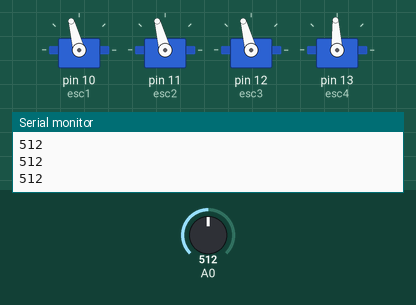
Simulated run of this sketch. Board: Arduino Uno, built with avr-gcc and run on an emulated ATmega328P. On the bench: 4 × servo, the last lines printed to the serial monitor. The inputs (shaded band) are chosen by the test bench; at power-on: A0 = 512.

Above: at 1.2 s.
1.3 s: A0 set to 716
At 2.5 s:
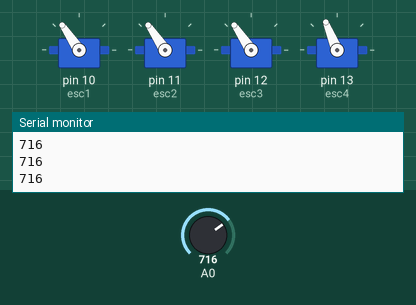
2.8 s: A0 set to 900
At 3.9 s:
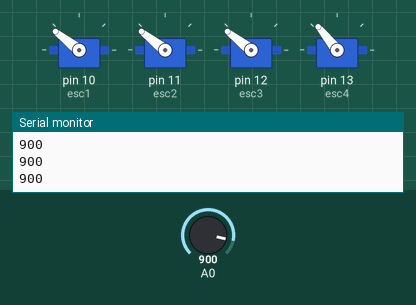
4.3 s: A0 set to 1023
At 5.0 s:
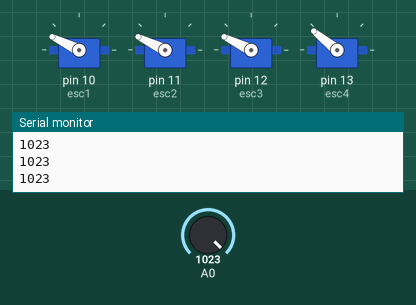
5.8 s: A0 set to 306
At 6.2 s:
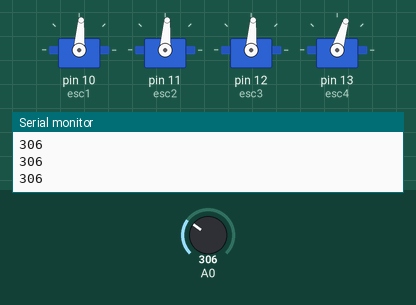
7.3 s: A0 set to 122
At 8.5 s:
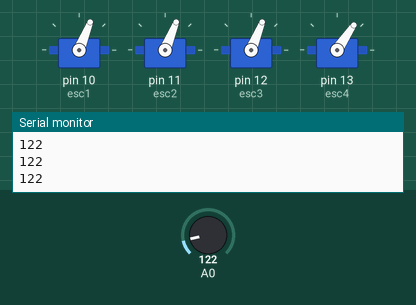
8.8 s: A0 set to 511
At 9.6 s:
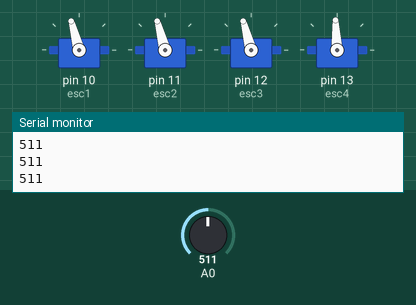
Timing chart, 0 to 11.3 s (numbered marks = the images above; inputs shaded):
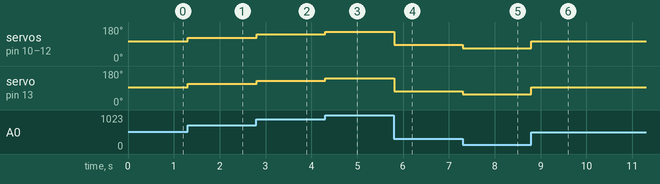

The sketch:

2_wiringtest.ino
```cpp
#include <Servo.h>

Servo esc1;
Servo esc2;
Servo esc3;
Servo esc4;
int val1;
int val2;

void setup(){
esc1.attach(10);
esc2.attach(11);
esc3.attach(12);
esc4.attach(13);
esc1.writeMicroseconds(1000);
esc2.writeMicroseconds(1000);
esc3.writeMicroseconds(1000);
esc4.writeMicroseconds(1000);
Serial.begin(9600);
}

void loop(){
int val; //Creating a variable val
val= analogRead(A0);
val1= map(val, 0, 1023,1000,2000);
val2= map(val, 0, 1023,1127,2127);
esc1.writeMicroseconds(val2);
esc2.writeMicroseconds(val2);
esc3.writeMicroseconds(val2);
esc4.writeMicroseconds(val1);
Serial.println(val);
}
```

Measured:
- after the input at 1.3 s, servo on pin 10 (esc1), servo on pin 11 (esc2), servo on pin 12 (esc3): 105° → 124° at once; servo on pin 13 (esc4): 93° → 112° at once
- after the input at 2.8 s, servo on pin 10 (esc1), servo on pin 11 (esc2), servo on pin 12 (esc3): 124° → 142° at once; servo on pin 13 (esc4): 112° → 129° at once
- after the input at 4.3 s, servo on pin 10 (esc1), servo on pin 11 (esc2), servo on pin 12 (esc3): 142° → 154° at once; servo on pin 13 (esc4): 129° → 141° at once
- after the input at 5.8 s, servo on pin 10 (esc1), servo on pin 11 (esc2), servo on pin 12 (esc3): 154° → 86° at once; servo on pin 13 (esc4): 141° → 73° at once
- after the input at 7.3 s, servo on pin 10 (esc1), servo on pin 11 (esc2), servo on pin 12 (esc3): 86° → 68° at once; servo on pin 13 (esc4): 73° → 56° at once
- after the input at 8.8 s, servo on pin 10 (esc1), servo on pin 11 (esc2), servo on pin 12 (esc3): 68° → 105° at once; servo on pin 13 (esc4): 56° → 93° at once
